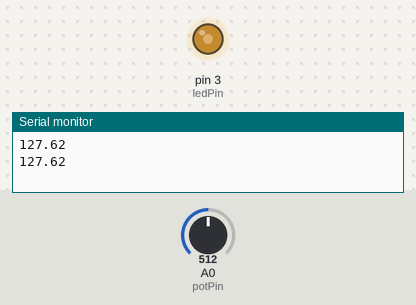
The sketch below on a simulated Arduino Uno, built with avr-gcc and run on an emulated ATmega328P. On the bench: output pins drawn as LEDs (lit = HIGH), the last lines printed to the serial monitor. The inputs (shaded band) are chosen by the test bench; at power-on: A0 (potPin) = 512.

Above: at 1.8 s.
1.9 s: A0 (potPin) set to 716
At 4.1 s:
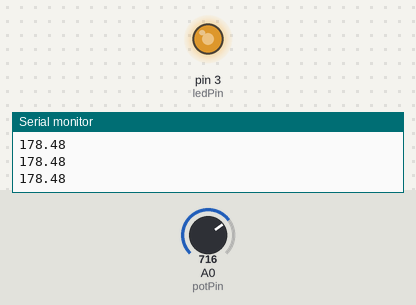
4.5 s: A0 (potPin) set to 900
At 6.4 s:
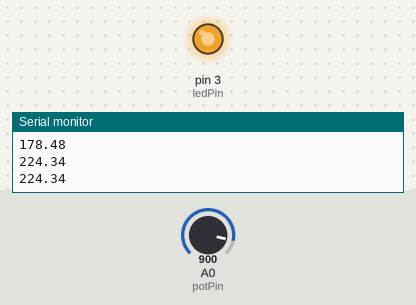
7.5 s: A0 (potPin) set to 122
At 10.0 s:
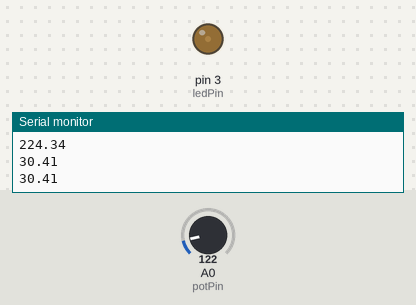
10.5 s: A0 (potPin) set to 511
At 12.3 s:
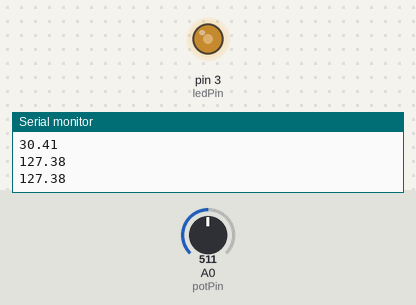
Timing chart, 0 to 13.8 s (numbered marks = the images above; inputs shaded):
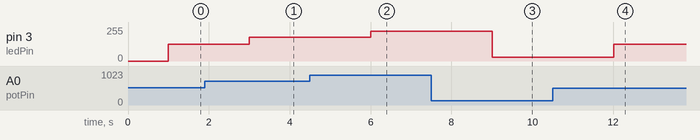

The sketch:

btvn2.ino
```cpp
int potVal;
int dt=1000;
int potPin=A0;
int ledPin=3;
float V;
float B;

void setup() {
  // put your setup code here, to run once:
pinMode(potPin,INPUT);
pinMode(ledPin,OUTPUT);
Serial.begin(9600);
}

void loop() {
  // put your main code here, to run repeatedly:
potVal=analogRead(potPin);
V=(5./1023.)*potVal;
B=(255./5.)*V;
Serial.println(B);

delay(dt);

analogWrite(ledPin,B);


}
```

Measured:
- after the input at 1.9 s, pin 3 (ledPin): 127/255 → 178/255 after 1.1 s
- after the input at 4.5 s, pin 3 (ledPin): 178/255 → 224/255 after 1.5 s
- after the input at 7.5 s, pin 3 (ledPin): 224/255 → 30/255 after 1.5 s
- after the input at 10.5 s, pin 3 (ledPin): 30/255 → 127/255 after 1.5 s
